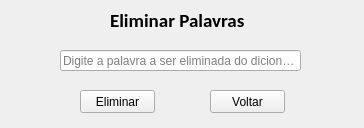
<?xml version="1.0" encoding="UTF-8"?>
<ui version="4.0">
 <class>JanelaElimina</class>
 <widget class="QWidget" name="JanelaElimina">
  <property name="windowModality">
   <enum>Qt::ApplicationModal</enum>
  </property>
  <property name="geometry">
   <rect>
    <x>0</x>
    <y>0</y>
    <width>364</width>
    <height>128</height>
   </rect>
  </property>
  <property name="windowTitle">
   <string>JanelaElimina</string>
  </property>
  <property name="windowIcon">
   <iconset>
    <normaloff>../dictionary1600.png</normaloff>../dictionary1600.png</iconset>
  </property>
  <widget class="QLineEdit" name="linhaElimina">
   <property name="geometry">
    <rect>
     <x>60</x>
     <y>50</y>
     <width>241</width>
     <height>21</height>
    </rect>
   </property>
   <property name="placeholderText">
    <string>Digite a palavra a ser eliminada do dicionário</string>
   </property>
  </widget>
  <widget class="QPushButton" name="botaoElimina">
   <property name="geometry">
    <rect>
     <x>80</x>
     <y>90</y>
     <width>75</width>
     <height>23</height>
    </rect>
   </property>
   <property name="text">
    <string>Eliminar</string>
   </property>
  </widget>
  <widget class="QPushButton" name="eliminaBotaoVoltar">
   <property name="geometry">
    <rect>
     <x>210</x>
     <y>90</y>
     <width>75</width>
     <height>23</height>
    </rect>
   </property>
   <property name="text">
    <string>Voltar</string>
   </property>
  </widget>
  <widget class="QLabel" name="label">
   <property name="geometry">
    <rect>
     <x>110</x>
     <y>10</y>
     <width>141</width>
     <height>20</height>
    </rect>
   </property>
   <property name="font">
    <font>
     <family>Calibri</family>
     <pointsize>14</pointsize>
     <weight>75</weight>
     <bold>true</bold>
    </font>
   </property>
   <property name="text">
    <string>Eliminar Palavras</string>
   </property>
  </widget>
 </widget>
 <layoutdefault spacing="6" margin="11"/>
 <resources/>
 <connections/>
</ui>
